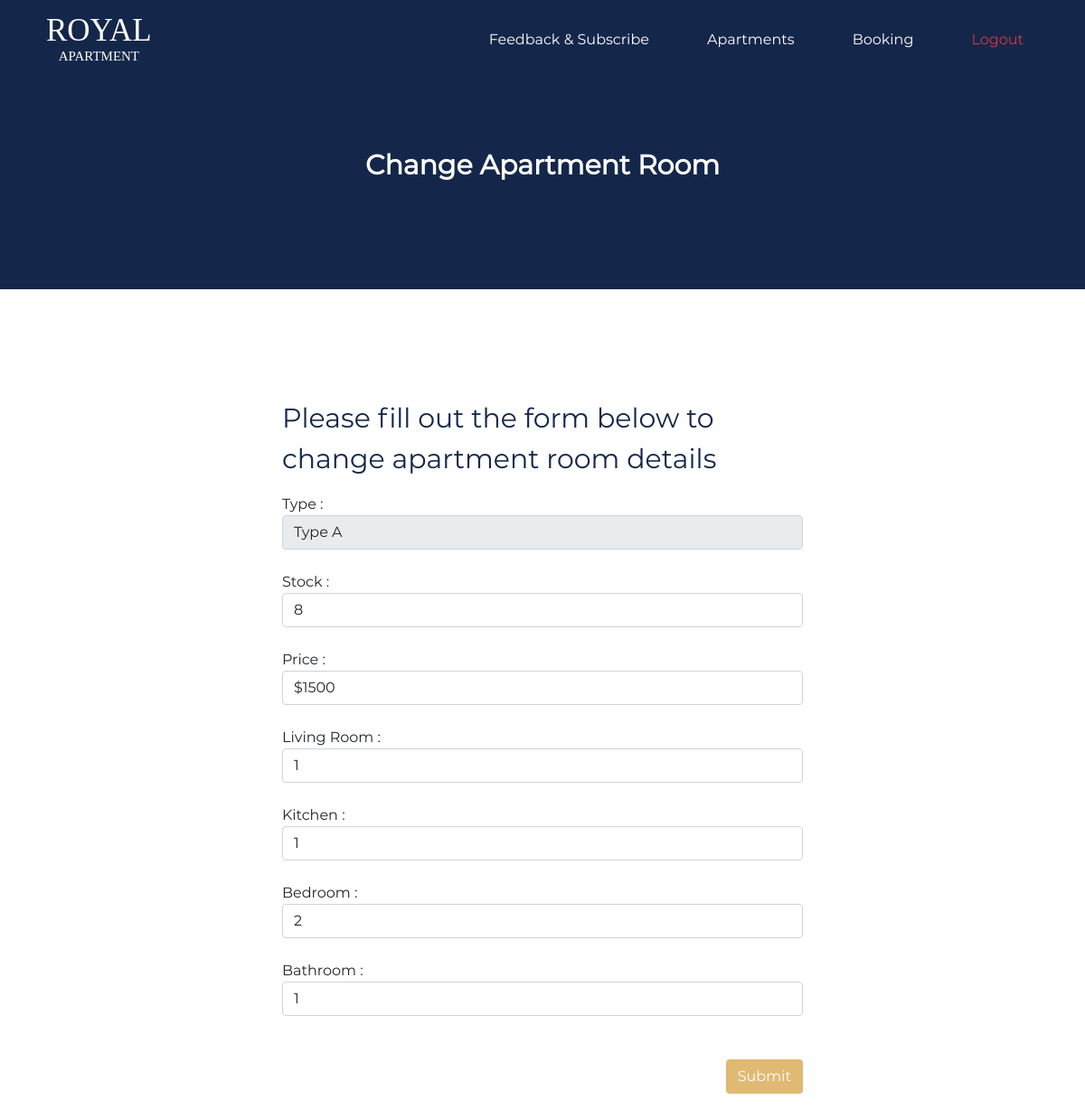
Page /Welcome/room/A on the committed database.
### tables this page shows
CREATE TABLE `room` (
  `type` varchar(20) NOT NULL,
  `stock` int(3) NOT NULL,
  `price` varchar(20) NOT NULL,
  `living` int(4) NOT NULL,
  `kitchen` int(4) NOT NULL,
  `bedroom` int(4) NOT NULL,
  `bathroom` int(4) NOT NULL
);

### application/controllers/Welcome.php (called while the page is built, shortened)
<?php
class Welcome extends CI_Controller {
	public function room($t)
	{
		$this->load->model('User');
		$type="Type ".$t;
		$room = $this->User->room($type);
		$stock = $room[0]['stock'];
		$price = $room[0]['price'];
		$living = $room[0]['living'];
		$kitchen = $room[0]['kitchen'];
		$bedroom = $room[0]['bedroom'];
		$bathroom = $room[0]['bathroom'];
		$data = array(
			'top'     => 'top_dashboard',
			'header'  => 'header_dashboard',
			'content' => 'change_room',
			'bottom'  => 'bottom_dashboard',
			'type'	  => $type,
			'stock'	  => $stock,
			'price'   => $price,
			'living'  => $living,
			'kitchen' => $kitchen,
			'bedroom' => $bedroom,
			'bathroom'=> $bathroom
		);
		$this->load->view('admin/layout_admin', $data);
	}
}

### index.php (called while the page is built, shortened)
<?php
require_once BASEPATH.'core/CodeIgniter.php';

### application/models/User.php (called while the page is built, shortened)
<?php
class User extends CI_Model{
    public function room($type){
        $this->db->select("*");
        $this->db->from("room");
        $this->db->where('type',$type);
        $result = $this->db->get();
        return $result->result_array();
    }
}

### application/views/admin/content/change_room.php (the view)
<div class="container-fluid text-center" style="background-color:#14274A; height:40vh;">
    <p class="text-white fw-bold" style="font-size:30px; padding-top:20vh; ">Change Apartment Room</p>
</div>
<div class="container" style="height:max(100vh,auto); width:50vw; margin-bottom:10vh;">
    <p style="font-size:30px; padding-top:15vh; color:#14274A;">Please fill out the form below to change apartment room details</p>
        <form id="form_daftar" name="form_daftar" method="POST" action="<?php echo base_url()?>Welcome/change_room">
            <div class="form-group">
                <label for="type"> Type : </label>
                <input class="form-control" type="text" name="type" id="type" value="<?= $type;?>" disabled>
                <input class="form-control" type="text" name="type" id="type" value="<?= $type;?>" hidden required> <br>
            </div>
            <div class="form-group">
                <label for="stock"> Stock : </label>
                <input class="form-control" type="number" min="0" name="stock" id="stock" value="<?= $stock;?>" required><br>
            </div>
            <div class="form-group">
                <label for="price"> Price : </label>
                <input class="form-control" type="text" name="price" id="price" value="<?= $price;?>" required><br>
            </div>
            <div class="form-group">
                <label for="living"> Living Room : </label>
                <input class="form-control" type="number" min="0" name="living" id="living" value="<?= $living;?>" required><br>
            </div>
            <div class="form-group">
                <label for="kitchen"> Kitchen : </label>
                <input class="form-control" type="number" min="0" name="kitchen" id="kitchen" value="<?= $kitchen;?>" required><br>
            </div>
            <div class="form-group">
                <label for="bedroom"> Bedroom : </label>
                <input class="form-control" type="number" min="0" name="bedroom" id="bedroom" value="<?= $bedroom;?>" required><br>
            </div>
            <div class="form-group">
                <label for="bathroom"> Bathroom : </label>
                <input class="form-control" type="number" min="0" name="bathroom" id="bathroom" value="<?= $bathroom;?>" required><br>
            </div>
            <br>
            <button class="btn mb-5 text-white" id="bt_login" name="bt_login" type="submit" style="float:right; background-color:#E0B973;">Submit</button>
        </form>
</div>

### rows in the picture
room: type "Type A", stock "8", price "$1500", living "1", kitchen "1", bedroom "2", bathroom "1"
